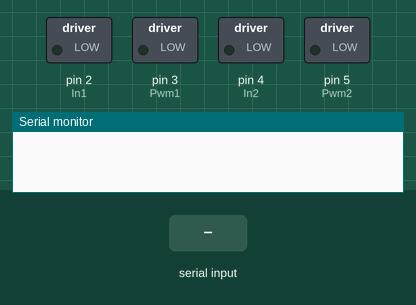
Bench run of a sketch on a simulated Arduino Uno, built with avr-gcc and run on an emulated ATmega328P. Shown: switched loads named in the sketch (green lamp = pin HIGH), the last lines printed to the serial monitor. Inputs (shaded band) come from the test bench.

Above: at 1.2 s.
1.3 s: "1" received over the second serial link
At 2.5 s:
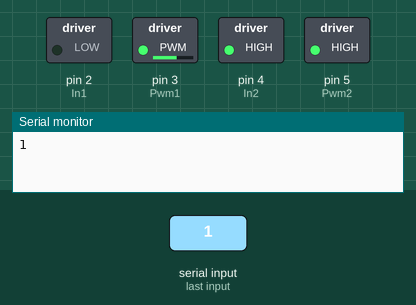
2.8 s: "w" received over the second serial link
At 3.7 s:
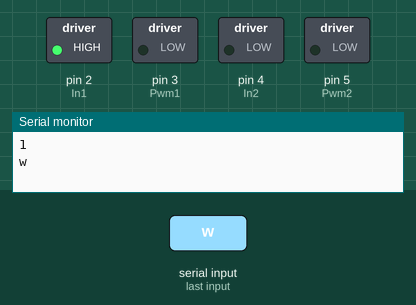
4.3 s: "2" received over the second serial link
At 4.8 s:
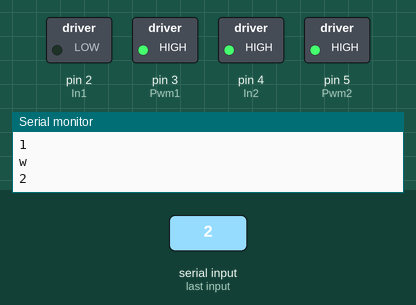
5.8 s: "3" received over the second serial link
At 7.0 s:
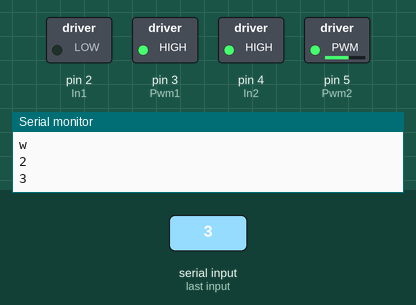
7.3 s: "4" received over the second serial link
At 8.3 s:
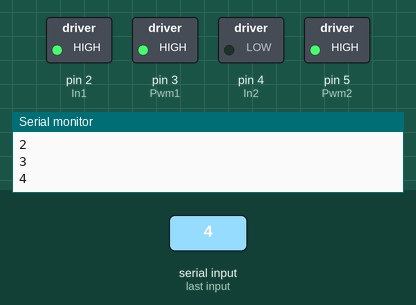
8.8 s: "6" received over the second serial link
At 9.4 s:
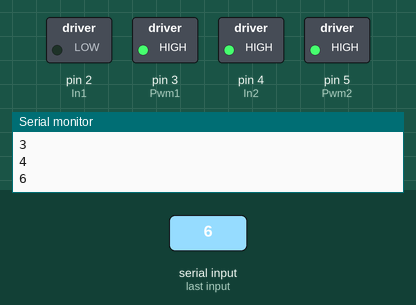
Timing chart, 0 to 11.3 s (numbered marks = the images above; inputs shaded):
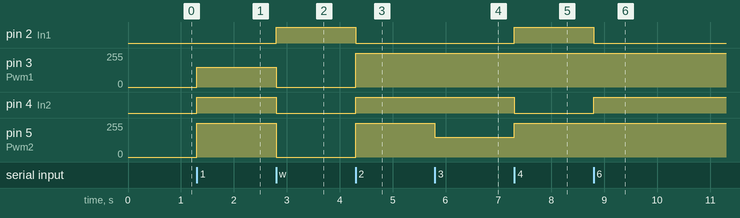

The sketch:

kit_Bluetooth_2.0.ino
```cpp
/*
 *  kit Bluetooth 2.0
 *  Taloselectronics
 *  soporte@taloselectronics.com Rafael Lozano Rolón
*/
#include <SoftwareSerial.h>

#define In1 2
#define In2 4
#define Pwm1 3
#define In3 6
#define In4 7
#define Pwm2 5
#define B_TX 8
#define B_RX 9
#define Echo 11
#define Trigger 10
#define Servo_pin 13

#define S1 A0
#define S2 A1
#define S3 A2
#define S4 A3
#define S5 12

SoftwareSerial Bluetooth(B_TX, B_RX);

//Movimientos basicos
void Motores_init();
void Motores_mv(int velocidad_izquierda, int velocidad_derecha);
char Leer_BT();

char Estado;

void setup()
{
  Serial.begin(9600);
  Bluetooth.begin(9600);
  Motores_init();

}

void loop()
{
    Modo_Bluetooth();
}
char Leer_BT()
{
    if (Bluetooth.available() > 0)
    {
        Estado = Bluetooth.read();
        Serial.println(Estado);
    }
    return Estado;
}

void Modo_Bluetooth()
{
    int Velocidad_Max = 255;
    int Velocidad_Med = 150;
    Estado = Leer_BT();
    if (Estado == '1')
    {
        //Arriba_Izquierda
        Motores_mv(Velocidad_Med, Velocidad_Max);
    }
    if (Estado == '2')
    {
        //Derecho
        Motores_mv(Velocidad_Max, Velocidad_Max);
    }
    if (Estado == '3')
    {
        //Arriba_Derecha
        Motores_mv(Velocidad_Max, Velocidad_Med);
    }
    if (Estado == '4')
    {
        //Girar a la izquierda
        Motores_mv(-Velocidad_Max, Velocidad_Max);
    }
    if (Estado == '5')
    {
        //Serial.println("Logo talos");
    }
    if (Estado == '6')
    {
        //Girar a la derecha
        Motores_mv(Velocidad_Max, -Velocidad_Max);
    }
    if (Estado == '7')
    {
        //Abajo Izquierda
        Motores_mv(-Velocidad_Med, -Velocidad_Max);
    }
    if (Estado == '8')
    {
        //Reversa
        Motores_mv(-Velocidad_Max, -Velocidad_Max);
    }
    if (Estado == '9')
    {
        //Abajo Derecha
        Motores_mv(-Velocidad_Max, -Velocidad_Med);
    }
    if (Estado == 'w')
    {
        Motores_mv(0,0);
    }
}

void Motores_mv(int velocidad_izquierda, int velocidad_derecha)
{
    if(velocidad_izquierda>0)
    {
        analogWrite(Pwm1, velocidad_izquierda);
        digitalWrite(In1, LOW);
        digitalWrite(In2, HIGH);

    }
    else
    {
        velocidad_izquierda = -1 * velocidad_izquierda;
        analogWrite(Pwm1, velocidad_izquierda);
        digitalWrite(In1, HIGH);
        digitalWrite(In2, LOW);
    }
    if (velocidad_derecha > 0)
    {
        analogWrite(Pwm2, velocidad_derecha);
        digitalWrite(In3, LOW);
        digitalWrite(In4, HIGH);
    }
    else
    {
        velocidad_derecha = -1 * velocidad_derecha;
        analogWrite(Pwm2, velocidad_derecha);
        digitalWrite(In3, HIGH);
        digitalWrite(In4, LOW);
    }
}

void Motores_init(){
    pinMode(In1, OUTPUT);
    pinMode(In2, OUTPUT);
    pinMode(Pwm1, OUTPUT);
}
```

Measured:
- after the input at 1.3 s, pin 3 (Pwm1): 0/255 → 150/255 at once; pin 4 (In2): LOW → HIGH at once; pin 5 (Pwm2): 0/255 → 255/255 at once
- after the input at 2.8 s, pin 2 (In1): LOW → HIGH at once; pin 3 (Pwm1): 150/255 → 0/255 at once; pin 4 (In2): HIGH → LOW at once; pin 5 (Pwm2): 255/255 → 0/255 at once
- after the input at 4.3 s, pin 2 (In1): HIGH → LOW at once; pin 3 (Pwm1), pin 5 (Pwm2): 0/255 → 255/255 at once; pin 4 (In2): LOW → HIGH at once
- after the input at 5.8 s, pin 5 (Pwm2): 255/255 → 150/255 at once
- after the input at 7.3 s, pin 2 (In1): LOW → HIGH at once; pin 4 (In2): HIGH → LOW at once; pin 5 (Pwm2): 150/255 → 255/255 at once
- after the input at 8.8 s, pin 2 (In1): HIGH → LOW at once; pin 4 (In2): LOW → HIGH at once
